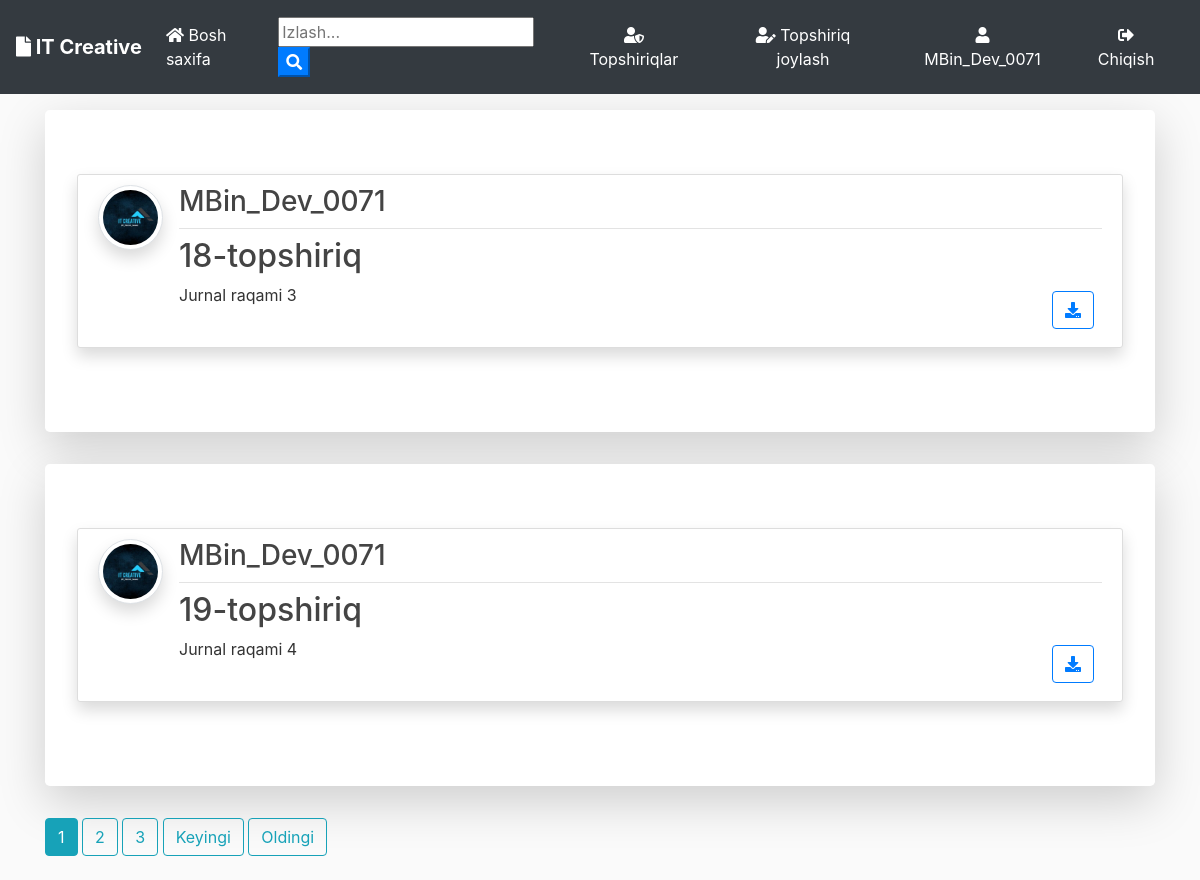
/ (signed in), run on the app's committed database.
### blog/models.py (models this page shows, shortened)
class Post(models.Model):
	title = models.CharField(max_length=100)
	file = models.FileField(null=True,blank=True,upload_to='File nomi')
	content = models.TextField()
	date_posted = models.DateTimeField(default=timezone.now)
	author = models.ForeignKey(User, on_delete=models.CASCADE)

### users/models.py (models this page shows, shortened)
class Profile(models.Model):
    user = models.OneToOneField(User, on_delete=models.CASCADE)
    image = models.ImageField(default='default.jpg', upload_to='profile_pics')

### blog/views.py (the view)
# urls.py: path('', PostListView.as_view(), name='blog-home'),
class PostListView(ListView):
    model = Post
    template_name = 'blog/home.html'  # <app>/<model>_<viewtype>.html
    context_object_name = 'posts'
    ordering = ['-date_posted']
    paginate_by = 2

### blog/templates/blog/home.html (shortened to what this page needs)
{% extends "blog/base.html" %}
{% block content %}
    {% for post in posts %}
      <div class="jumbotron mt-3 bg-white shadow-lg">
      <article class="media content-section shadow">
        <a href="{{ post.author.profile.image.url }} " target="_blank"> <img src="{{ post.author.profile.image.url }}  " alt="" class="article-img rounded-circle img-thumbnail img-fluid shadow">
        </a>
        <div class="media-body">
          <div class="article-metadata d-flex justify-content-between">
            <a class="mr-2 " href="{% url 'user-posts' post.author.username  %}"><h3>{{ post.author }}</h3></a>
          </div>
          <h2><a class="article-title text-justify " href="{% url 'post-detail' post.id %}">{{ post.title }}</a></h2>
          <div class="d-flex justify-content-between">
            <p class="article-content text-justify text-truncate overflow-hidden">{{ post.content }}</p>
            {% if post.file %}
          <div class="form-group mt-0 pt-0  m-2">
            <a class="btn btn-outline-primary  btn-d "  href="{{ post.file.url }}"  download type="submit"><i class="fas fa-download"></i></a>
          </div>
          {% endif %}
          </div>
        </div>
      </article>
      </div>
    {% endfor %}
    {% if is_paginated %}
      {% for num in page_obj.paginator.page_range %}
        {% if page_obj.number == num %}
          <a class="btn btn-info mb-4" href="?page={{ num }}">{{ num }}</a>
        {% elif num > page_obj.number|add:'-3' and num < page_obj.number|add:'3' %}
          <a class="btn btn-outline-info mb-4" href="?page={{ num }}">{{ num }}</a>
        {% endif %}
      {% endfor %}
      {% if page_obj.has_next %}
        <a class="btn btn-outline-info mb-4" href="?page={{ page_obj.next_page_number }}">Keyingi</a>
        <a class="btn btn-outline-info mb-4" href="?page={{ page_obj.paginator.num_pages }}">Oldingi</a>
      {% endif %}
    {% endif %}
{% endblock content %}

### blog/templates/blog/base.html (shortened to what this page needs)
{% load static %}
<!doctype html>
<html lang="en">
  <head>
    <link rel="stylesheet" href="https://stackpath.bootstrapcdn.com/bootstrap/4.3.1/css/bootstrap.min.css">
    <link rel="stylesheet" href="https://use.fontawesome.com/releases/v5.8.1/css/all.css" >
    <link rel="stylesheet" href="{% static 'blog/main.css' %}">
</head>
  <body>
        <nav class="navbar navbar-expand-lg navbar-dark bg-dark">
                <a class="navbar-brand font-weight-bold" href="{% url 'blog-home' %}"><i class="fas fa-file"></i> IT Creative</a>
                <div class="collapse navbar-collapse" id="navbarSupportedContent">
                  <ul class="navbar-nav mr-auto">
                    <li class="nav-item active">
                      <a class="nav-link" href="{% url 'blog-home' %}"><i class="fas fa-home"></i> Bosh saxifa <span class="sr-only">(current)</span></a>
                    </li>
                  </ul>
                  <form id="searchform" action="{% url 'search' %}" method="get">
                    <input type="text" name="q" type="text" value="{{ request.GET.q }}" placeholder="Izlash..." />
                    <button type="button" onclick="searchform.submit()" class=" text-white my-color btn-primary"><i class="fa fa-search"></i></button>
                </form>
                    {% if user.is_authenticated %}
                    <a href="{% url 'user-posts' user %}" class="btn text-white m-2"><i class="fas fa-user-shield"></i> Topshiriqlar</a>
                    <a href="{% url 'post-create' %} " class="btn text-white m-2"><i class="fas fa-user-edit"></i> Topshiriq joylash</a>
                    <a href="{% url 'profile' %} " class="btn text-white m-2"><i class="fas fa-user"></i> {{ user.username }}</a>
                    <a href="{% url 'logout' %} " class="btn text-white m-2"><i class="fas fa-sign-out-alt"></i> Chiqish</a>
                    {% else %}
                    <a href="{% url 'login' %} " class="btn text-white m-2"><i class="fas fa-user-tie"></i> Kirish</a>
                    <a href="{% url 'register' %} " class="btn text-white m-2"> <i class="fas fa-sign-in-alt"></i> Ro'yxatdan o'tish</a>
                    {% endif %}
                </div>
              </nav>
      <div class="container my-bg">
    {% block content %}
    {% endblock  %}
</div>
  </body>
</html>

### blog/static/blog/main.css (style rules this page uses)
body { background: #fafafa; color: #333333; margin-top: 0; }
h1, h2, h3, h4, h5, h6 { color: #444444; }
ul { margin: 0; }
.content-section { background: #ffffff; padding: 10px 20px; border: 1px solid #dddddd; border-radius: 3px; margin-bottom: 20px; }
.article-title { color: #444444; }
.article-content { white-space: pre-line; }
.article-img { height: 65px; width: 65px; margin-right: 16px; }
.article-metadata { padding-bottom: 1px; margin-bottom: 4px; border-bottom: 1px solid #e3e3e3 }

### data on the page
Post: author.profile.image (picture), author "MBin_Dev_0071", title "18-topshiriq", content "Jurnal raqami 3"
Post: author.profile.image (picture), author "MBin_Dev_0071", title "19-topshiriq", content "Jurnal raqami 4"

### other printed values
{{ user.username }} "MBin_Dev_0071"
{{ num }} "1"
{{ num }} "2" "3"
